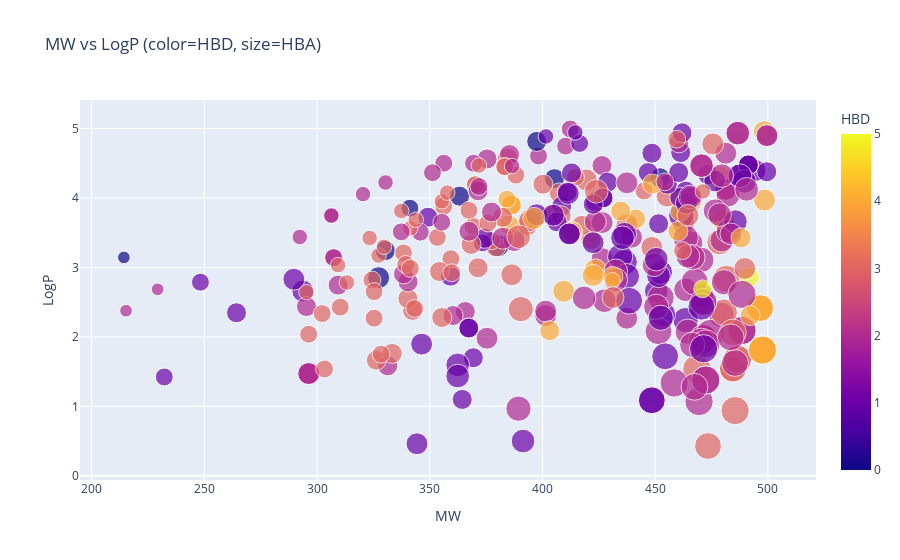

The cell this chart's notebook holds for it:
### Code cell
plot_df = df_filtered.drop(columns=["mol"])
import plotly.express as px

fig = px.scatter(
    plot_df,
    x="MW",
    y="LogP",
    color="HBD",
    size="HBA",
    title="MW vs LogP (color=HBD, size=HBA)",
    hover_data=plot_df.columns
)

fig.show()

### Figure 1 — Plotly figure (JSON) as saved in the notebook; plotly's stock layout.template omitted (floating-point values rounded to 4 significant figures; data arrays with more than 128 entries replaced by an {"elided": "..."} marker saying what was removed)
{"data": [{"customdata": {"elided": "314x11 mixed values"}, "hovertemplate": "MW=%{x}<br>LogP=%{y}<br>HBA=%{customdata[6]}<br>molecule_chembl_id=%{customdata[0]}<br>canonical_smiles=%{customdata[1]}<br>standard_value=%{customdata[2]}<br>class=%{customdata[3]}<br>pIC50=%{customdata[4]}<br>HBD=%{marker.color}<br>TPSA=%{customdata[7]}<br>RotBonds=%{customdata[8]}<br>Lipinski_pass=%{customdata[9]}<br>Veber_pass=%{customdata[10]}<extra></extra>", "legendgroup": "", "marker": {"color": {"elided": "314 int values"}, "coloraxis": "coloraxis", "size": {"elided": "314 int values"}, "sizemode": "area", "sizeref": 0.025, "symbol": "circle"}, "mode": "markers", "name": "", "orientation": "v", "showlegend": false, "type": "scatter", "x": {"elided": "314 float values"}, "xaxis": "x", "y": {"elided": "314 float values"}, "yaxis": "y"}], "layout": {"coloraxis": {"colorbar": {"title": {"text": "HBD"}}, "colorscale": [[0, "#0d0887"], [0.1111, "#46039f"], [0.2222, "#7201a8"], [0.3333, "#9c179e"], [0.4444, "#bd3786"], [0.5556, "#d8576b"], [0.6667, "#ed7953"], [0.7778, "#fb9f3a"], [0.8889, "#fdca26"], [1, "#f0f921"]]}, "legend": {"itemsizing": "constant", "tracegroupgap": 0}, "title": {"text": "MW vs LogP (color=HBD, size=HBA)"}, "xaxis": {"anchor": "y", "domain": [0, 1], "title": {"text": "MW"}}, "yaxis": {"anchor": "x", "domain": [0, 1], "title": {"text": "LogP"}}}}
